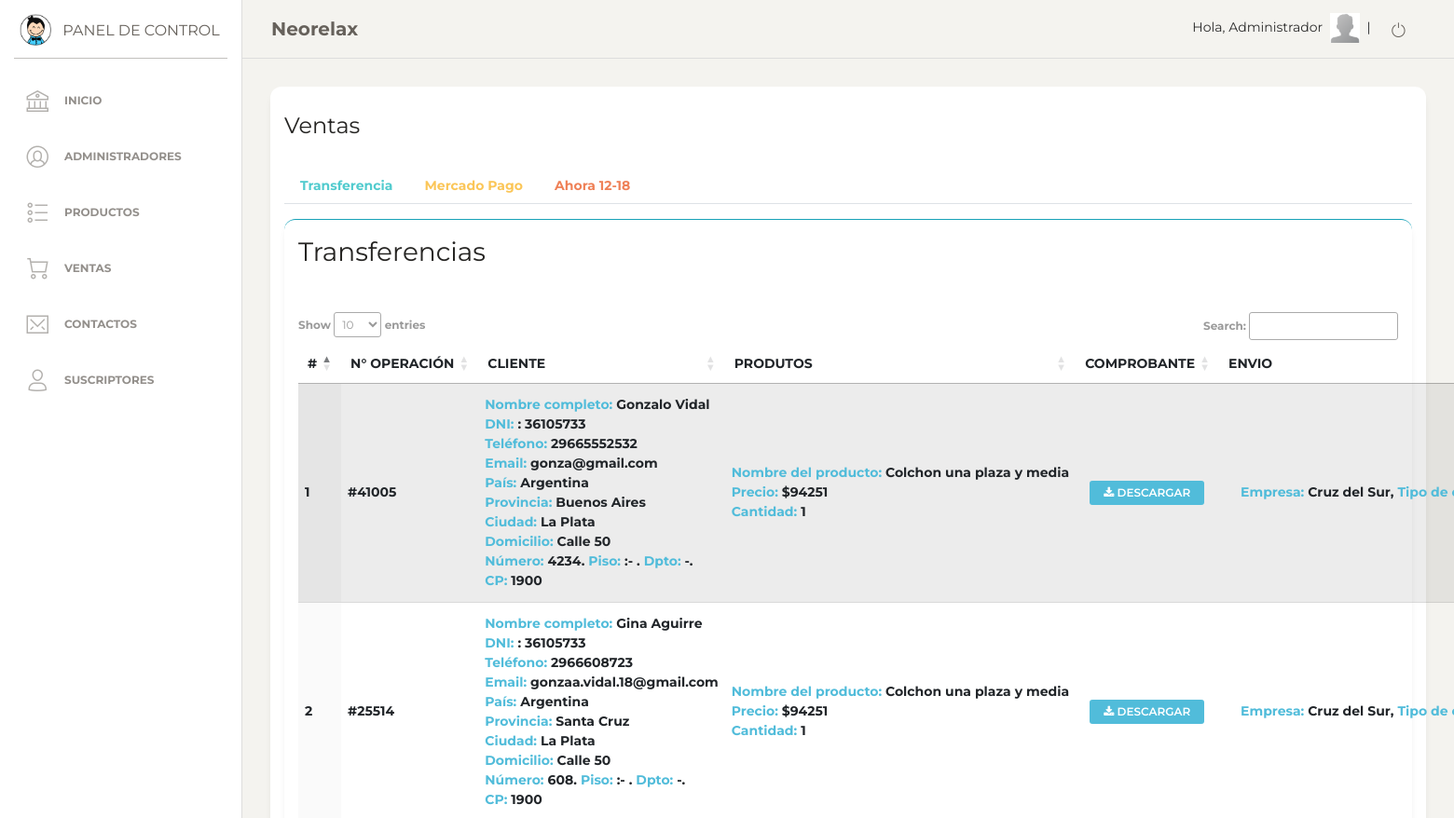
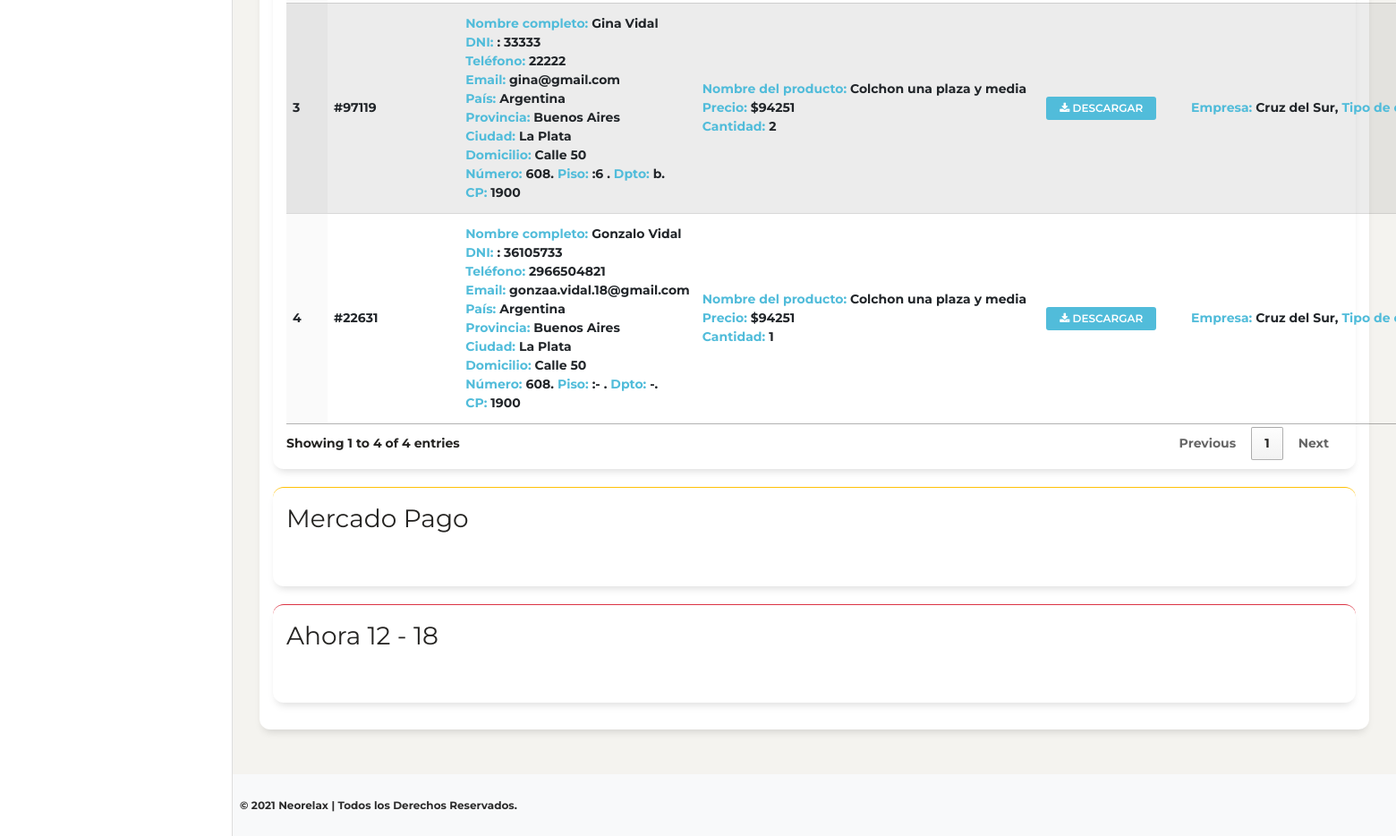
The page /CMS/ventas (signed in) on the database its author committed (2 pictures, top to bottom).
### tables this page shows
CREATE TABLE `transferencia` (
  `id` int(11) NOT NULL,
  `cliente` text NOT NULL,
  `envio` text NOT NULL,
  `productos` text NOT NULL,
  `total` text NOT NULL,
  `operacion` text NOT NULL,
  `metodo` text NOT NULL,
  `archivo` text NOT NULL,
  `fecha` datetime NOT NULL DEFAULT current_timestamp()
);

### CMS/controllers/plantilla.controller.php (called while the page is built)
<?php
class Plantilla
{
    static public function ctrMostrarPlantilla()
    {
        include "views/template.php";
    }
}

### CMS/index.php (called while the page is built, shortened)
<?php
require_once "controllers/plantilla.controller.php";
require_once "controllers/transferencia.controller.php";
require_once "models/transferencia.model.php";
$plantilla =  new Plantilla();
$plantilla->ctrMostrarPlantilla();

### CMS/controllers/transferencia.controller.php (called while the page is built, shortened)
<?php
class ControllerTransferencia{
    static public function ctrMostrarTransferencias(){
        $tabla = "transferencia";
        $respuesta = ModelTransferencia::mdlMostrarTransferencias($tabla);
        return $respuesta;
    }
}

### CMS/models/conexion.php (called while the page is built)
<?php
class Conexion
{
    static public function conectar()
    {
        $link = new PDO(
            "mysql:host=localhost;dbname=api-neo-relax",
            "root",
            ""
        );
        $link->exec("set names utf8");
        return $link;
    }
}

### CMS/models/transferencia.model.php (called while the page is built, shortened)
<?php
require_once "conexion.php";
class ModelTransferencia
{
    static public function mdlMostrarTransferencias($tabla)
    {
        $stmt = Conexion::conectar()->prepare("SELECT * FROM $tabla ORDER BY id DESC");
        $stmt->execute();
        return $stmt->fetchAll();
    }
}

### CMS/views/pages/ventas.php (the view, shortened to what this page needs)
<?php
$transferencias = ControllerTransferencia::ctrMostrarTransferencias();
?>
<div class="content">
    <div class="row">
        <div class="col-md-12">
            <div class="card">
                <div class="card-header">
                    <h4 class="card-title"> Ventas </h4>
                </div>
                <div class="card-body">
                    <div class="row">
                        <div class="col-md-12 mb-3">
                            <ul class="nav nav-tabs">
                                <li class="nav-item">
                                    <a class="nav-link ancla" href="#" data-ancla="transferencia">Transferencia</a>
                                </li>
                                <li class="nav-item">
                                    <a class="nav-link ancla text-warning" href="#" data-ancla="mercado">Mercado Pago</a>
                                </li>
                                <li class="nav-item">
                                    <a class="nav-link ancla text-danger" href="#" data-ancla="ahora">Ahora 12-18</a>
                                </li>
                            </ul>
                        </div>
                        <div class="col-md-12" id="transferencia">
                            <div class="card border-info border-top">
                                <div class="card-header">
                                    <h3>Transferencias</h3>
                                </div>
                                <div class="card-body">
                                    <table id="example" class="table table-striped  display responsive nowrap" style="width:100%">
                                        <thead>
                                            <tr>
                                                <th>#</th>
                                                <th>N° Operación</th>
                                                <th>Cliente</th>
                                                <th>Produtos</th>
                                                <th>Comprobante</th>
                                                <th>Envio</th>
                                            </tr>
                                        </thead>
                                        <tbody>
                                            <?php foreach ($transferencias as $key => $value) : ?>
                                                <tr>
                                                    <td><?php echo $key + 1 ?></td>
                                                    <td>#<?php echo $value['operacion']; ?></td>
                                                    <td><?php
                                                        $cliente = json_decode($value['cliente']);
                                                        echo '
                                                       <span class="text-info"> Nombre completo: </span> ' . $cliente->nombre . ' ' . $cliente->apellido . '</br>
                                                       <span class="text-info"> DNI: </span>: ' . $cliente->dni . '</br>
                                                       <span class="text-info"> Teléfono: </span> ' . $cliente->tel . '</br>
                                                       <span class="text-info"> Email: </span> ' . $cliente->email . '</br>
                                                       <span class="text-info"> País: </span> ' . $cliente->pais . '</br>
                                                       <span class="text-info"> Provincia: </span> ' . $cliente->provincia . '</br>
                                                       <span class="text-info"> Ciudad: </span> ' . $cliente->ciudad . '</br>
                                                       <span class="text-info"> Domicilio: </span> ' . $cliente->domicilio . '</br>
                                                       <span class="text-info"> Número: </span> ' . $cliente->numero . '.  <span class="text-info"> Piso: </span> :' . $cliente->piso . ' . <span class="text-info"> Dpto: </span>' . $cliente->dpto . '. </br>
                                                       <span class="text-info"> CP: </span> ' . $cliente->codigo_postal . '</br>
                                                            ';
                                                        ?></td>
                                                    <td><?php
                                                        $productos = json_decode($value['productos']);
                                                        $items = $productos->items;
                                                        $items2 = json_encode($items[0]);
                                                        $productosFinal = array(json_decode($items2));
                                                        $numero = count($productosFinal);
                                                        for ($i = 0; $i < $numero; $i++) {
                                                            echo '
                                                            <span class="text-info"> Nombre del producto: </span> ' . $productosFinal[$i]->titulo . '</br>
                                                            <span class="text-info"> Precio: </span> $' . $productosFinal[$i]->precio . '</br>
                                                            <span class="text-info"> Cantidad: </span>' . $productosFinal[$i]->cantidad . '</br>
                                                             ';
                                                        }
                                                        ?></td>
                                                    <td>
                                                        <a href="../img/comprobantes/<?php echo $value['archivo']; ?>" class="btn btn-info btn-sm ml-2" download><i class="fa fa-download"></i> Descargar</a>
                                                    </td>
                                                    <td><?php
                                                        $envio = json_decode($value['envio']);
                                                        if ($envio->transporte == 'Cruz del Sur') {
                                                            if ($envio->tipo_envio == 'E') {
                                                                echo '
                                                                <span class="ml-3">
                                                                <span class="text-info"> Empresa: </span> ' . $envio->transporte . ',
                                                                <span class="text-info"> Tipo de entrega: </span> Domicilio,
                                                                <span class="text-info"> Costo: </span> $' . $envio->costo . '
                                                                </span>
                                                                     ';
                                                            }
                                                        }
                                                        ?></td>
                                                </tr>
                                            <?php endforeach; ?>
                                        </tbody>
                                    </table>
                                </div>
                            </div>
                        </div>
                        <div class="col-md-12" id="mercado">
                            <div class="card border-warning border-top">
                                <div class="card-header">
                                    <h3>Mercado Pago</h3>
                                </div>
                                <div class="card-body">
                                </div>
                            </div>
                        </div>
                        <div class="col-md-12" id="ahora">
                            <div class="card border-danger border-top">
                                <div class="card-header">
                                    <h3>Ahora 12 - 18</h3>
                                </div>
                                <div class="card-body">
                                </div>
                            </div>
                        </div>
                    </div>
                </div>
            </div>
        </div>
    </div>
</div>

### CMS/views/assets/css/style.css (style rules this page uses)
body { font-weight: bold; }
.content { min-height: 100vh; }

### rows shown on the page
transferencia: operacion "41005", nombre "Gonzalo", apellido "Vidal", dni "36105733", tel "29665552532", email "gonza@gmail.com", pais "Argentina", provincia "Buenos Aires", ciudad "La Plata", domicilio "Calle 50", numero "4234", piso "-", dpto "-", codigo_postal "1900", titulo "Colchon una plaza y media", precio "94251", cantidad "1", transporte "Cruz del Sur"
transferencia: operacion "25514", nombre "Gina", apellido "Aguirre", dni "36105733", tel "2966608723", email "gonzaa.vidal.18@gmail.com", pais "Argentina", provincia "Santa Cruz", ciudad "La Plata", domicilio "Calle 50", numero "608", piso "-", dpto "-", codigo_postal "1900", titulo "Colchon una plaza y media", precio "94251", cantidad "1", transporte "Cruz del Sur"
transferencia: operacion "97119", nombre "Gina", apellido "Vidal", dni "33333", tel "22222", email "gina@gmail.com", pais "Argentina", provincia "Buenos Aires", ciudad "La Plata", domicilio "Calle 50", numero "608", piso "6", dpto "b", codigo_postal "1900", titulo "Colchon una plaza y media", precio "94251", cantidad "2", transporte "Cruz del Sur"
transferencia: operacion "22631", nombre "Gonzalo", apellido "Vidal", dni "36105733", tel "2966504821", email "gonzaa.vidal.18@gmail.com", pais "Argentina", provincia "Buenos Aires", ciudad "La Plata", domicilio "Calle 50", numero "608", piso "-", dpto "-", codigo_postal "1900", titulo "Colchon una plaza y media", precio "94251", cantidad "1", transporte "Cruz del Sur"

### other values the page prints
$_SESSION["nombre"] "Administrador"
